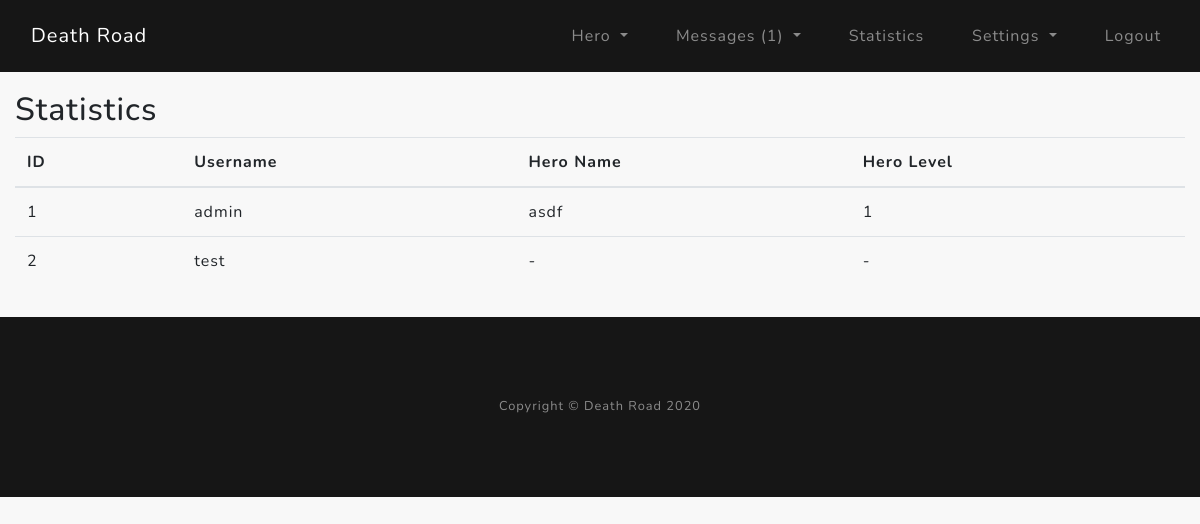
The page /statistics (signed in) on the database its author committed.
### core/models.py (models this page shows)
class User(db.Model, UserMixin):
    __tablename__ = "user"
    id = Column(Integer, primary_key=True)  # User ID
    username = Column(String(32), unique=True, nullable=False)  # Username used in registration
    email = Column(String(120), unique=True, nullable=False)  # Email for registration
    password = Column(String(60), nullable=False)  # hashed password
    hidemail = Column(Boolean, nullable=True)  # 0/1 Hide/Show email in public profile
    msg_per_page = Column(Integer, nullable=False)  # get how many messages to show on inbox/outbox page

class Hero(db.Model):
    __tablename__ = "hero"
    acc_id = Column(Integer, primary_key=True)  # hero id connected to account id
    name = Column(String(16), unique=True)  # name of the hero
    gender = Column(Boolean)  # 0 - male / 1 - female
    date_created = Column(DateTime)  # date created the hero
    level = Column(Integer)  # current level of the hero
    current_exp = Column(Integer)  # current experience of hero
    next_lvl_exp = Column(Integer)  # exp needed for next level
    hp = Column(Integer)  # current hero health HP
    hp_max = Column(Integer)  # current hero health HP
    hp_regen_rate = Column(Integer)  # hp regeneration per second
    hp_check_regen = Column(DateTime)  # used to calculate the regenerated hp over time
    alive = Column(Integer)  # Check if hero is Death (0), Reviving (1), Alive (2)
    death_check = Column(DateTime)  # Time when the hero was revived
    attack_point = Column(Integer)  # attack points needed to calculate damage

### core/statistics/routes.py (the view)
@stats.route("/statistics")
@login_required
def statistics():
    stats = db.session.query(User, Hero).outerjoin(Hero, User.id == Hero.acc_id)
    get_unread_msgs = unread_msgs(current_user.username)
    return render_template("statistics.html", stats=stats, get_unread_msgs=get_unread_msgs)

### core/models.py (called while the page is built)
@login_manager.user_loader
def load_user(user_id):
    return User.query.get(int(user_id))

### core/utils/unread_msgs.py (called while the page is built)
def unread_msgs(current_acc_uname):
    gum = Messages.query.filter_by(recipient=current_acc_uname, del_in=False, seen=False).count()
    return gum

### core/templates/statistics.html
{% extends "layout.html" %}
{% block content %}
<section class="statistics-section">
    <div class="container py-3">
        <div class="row">
            <div class="col-lg">
                <h2>Statistics</h2>
                <table class="table table-hover">
                    <thead style="font-weight: bold">
                        <tr>
                            <th class="col-md-1">ID</th>
                            <th class="col-sm-2">Username</th>
                            <th class="col-sm-2">Hero Name</th>
                            <th class="col-sm-2">Hero Level</th>
                        </tr>
                    </thead>
                    <tbody>
                    {% for stat in stats %}
                        <tr>
                            <td>{{ stat[0].id }}</td>
                            <td>{{ stat[0].username }}</td>
                        {% if stat[1] == None %}
                            <td>-</td>
                            <td>-</td>
                        {% else %}
                            <td>{{ stat[1].name }}</td>
                            <td>{{ stat[1].level }}</td>
                        {% endif %}
                        </tr>
                    {% endfor %}
                    </tbody>
                </table>
            </div>
        </div>
    </div>
</section>
{% endblock %}

### core/templates/layout.html (shortened to what this page needs)
<!DOCTYPE html>
<html lang="en">
<head>
    <link rel="stylesheet" href="https://stackpath.bootstrapcdn.com/bootstrap/4.4.1/css/bootstrap.min.css">
    <link href="https://cdnjs.cloudflare.com/ajax/libs/normalize/8.0.1/normalize.css" rel="stylesheet" type="text/css">
    <link href="{{ url_for('static', filename='custom-style.css') }}" rel="stylesheet" type="text/css">
</head>
<body id="page-top">
    <nav class="navbar navbar-expand-md navbar-dark bg-black fixed-top py-3" id="mainNav">
        <div class="container">
            <a class="navbar-brand js-scroll-trigger" href="{{ url_for('main.home') }}">Death Road</a>
            <div class="collapse navbar-collapse" id="navbarResponsive">
                <ul class="navbar-nav ml-auto">
                    {% if current_user.is_authenticated %}
                        <li class="nav-item dropdown">
                            <a class="nav-link dropdown-toggle" href="#" id="heroDropdown" role="button" data-toggle="dropdown" aria-haspopup="true" aria-expanded="false">
                                Hero
                            </a>
                        </li>
                        <li class="nav-item dropdown">
                            <a class="nav-link dropdown-toggle" href="#" id="messagesDropdown" role="button" data-toggle="dropdown" aria-haspopup="true" aria-expanded="false">
                                Messages {% if get_unread_msgs > 0 %}({{ get_unread_msgs }}){% endif %}
                            </a>
                        </li>
                        <li class="nav-item">
                            <a class="nav-link js-scroll-trigger" href="{{ url_for('stats.statistics') }}">Statistics</a>
                        </li>
                        <li class="nav-item dropdown">
                            <a class="nav-link dropdown-toggle" href="#" id="settingsDropdown" role="button" data-toggle="dropdown" aria-haspopup="true" aria-expanded="false">
                                Settings
                            </a>
                        </li>
                        <li class="nav-item">
                            <a class="nav-link js-scroll-trigger" href="{{ url_for('users.logout') }}">Logout</a>
                        </li>
                    {% endif %}
                </ul>
            </div>
        </div>
    </nav>
    {% block content %}{% endblock %}
    <footer class="bg-black small text-center text-white-50">
        <div class="container">
            Copyright &copy; Death Road 2020
        </div>
    </footer>
</body>
</html>

### core/static/custom-style.css (style rules this page uses)
html, body { scroll-behavior: smooth; }
body { font-family: 'Nunito'; letter-spacing: 0.0625em; background-color: #f8f8f8; }
a { color: #64a19d; }
.bg-black { background-color: #161616 !important; }
@media (min-width: 1000px) { .container { max-width: 1600px; } }
.navbar ul li { margin-left: 32px; }
footer { padding: 5rem 0; }
.statistics-section { margin: 75px 0 0 0; }

### rows shown on the page
User: id "1", username "admin", name "asdf", level "1"
User: id "2", username "test"

### other values the page prints
{{ get_unread_msgs }} "1"
